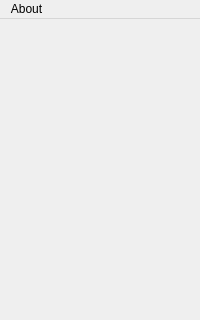
<?xml version="1.0" encoding="UTF-8"?>
<ui version="4.0">
 <class>MainWindow</class>
 <widget class="QMainWindow" name="MainWindow">
  <property name="geometry">
   <rect>
    <x>0</x>
    <y>0</y>
    <width>200</width>
    <height>320</height>
   </rect>
  </property>
  <property name="windowTitle">
   <string>Maeyea </string>
  </property>
  <widget class="QWidget" name="centralWidget">
   <layout class="QGridLayout" name="gridLayout"/>
  </widget>
  <widget class="QMenuBar" name="menuBar">
   <property name="geometry">
    <rect>
     <x>0</x>
     <y>0</y>
     <width>200</width>
     <height>26</height>
    </rect>
   </property>
   <widget class="QMenu" name="menuAbout">
    <property name="title">
     <string>About</string>
    </property>
   </widget>
   <addaction name="menuAbout"/>
  </widget>
 </widget>
 <layoutdefault spacing="6" margin="11"/>
 <resources/>
 <connections/>
</ui>
